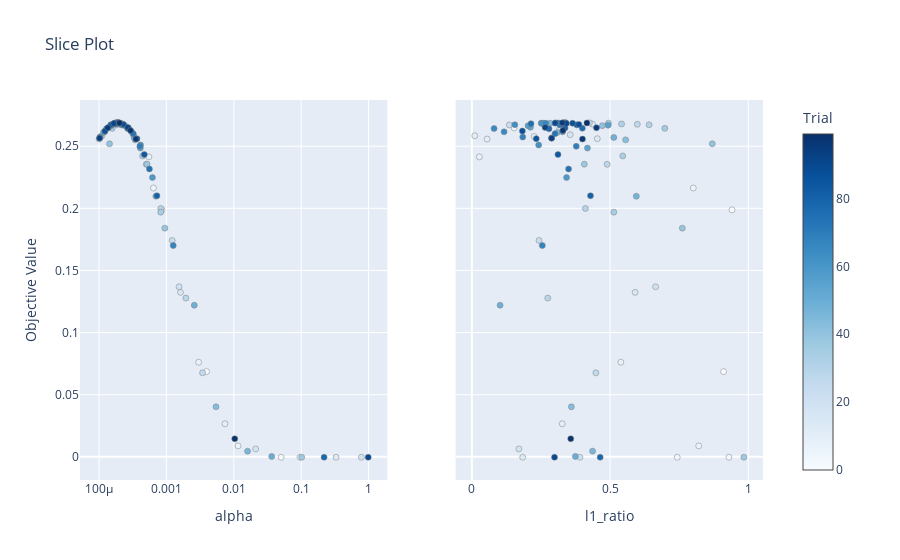

The notebook cell this image was saved under:
### Code cell
fig = optuna.visualization.plot_slice(study, params=["alpha", "l1_ratio"])
show(fig)
